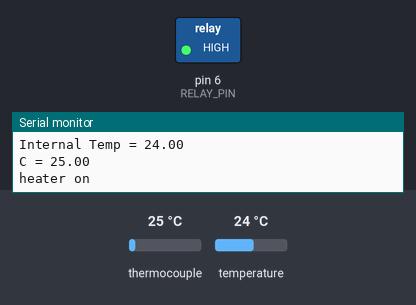
The sketch below on a simulated Arduino Uno, built with avr-gcc and run on an emulated ATmega328P. On the bench: switched loads named in the sketch (green lamp = pin HIGH), the last lines printed to the serial monitor. The inputs (shaded band) are chosen by the test bench; at power-on: thermocouple 25 °C, temperature 24 °C.

Above: at 1.7 s.
1.8 s: thermocouple set to 237 °C
3.7 s: thermocouple set to 244 °C
At 4.8 s:
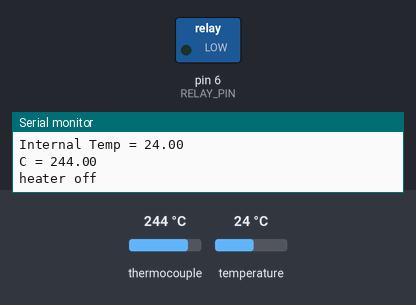
7.0 s: thermocouple set to 6 °C
At 8.5 s:
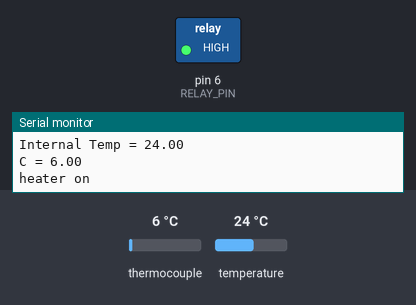
9.0 s: thermocouple set to 294 °C
At 10.2 s:
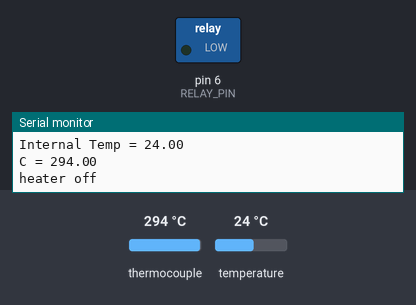
Timing chart, 0 to 12.0 s (numbered marks = the images above; inputs shaded):
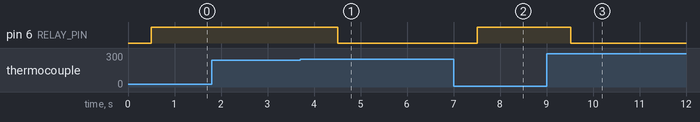

Measured:
- the behaviour switches between 240 and 241 °C on thermocouple (found by bisection; images 0 and 1)
- after the input at 3.7 s, pin 6 (RELAY_PIN): HIGH → LOW after 0.81 s
- after the input at 7.0 s, pin 6 (RELAY_PIN): LOW → HIGH after 0.52 s
- after the input at 9.0 s, pin 6 (RELAY_PIN): HIGH → LOW after 0.52 s

The sketch:

PCBHeater.ino
```cpp
#include <SPI.h>
#include "Adafruit_MAX31855.h"

#define DO   9
#define CS   8
#define CLK  7
#define RELAY_PIN 6

#define HEATER_OFF_TEMP 240

Adafruit_MAX31855 thermocouple(CLK, CS, DO);

void setup() {
  pinMode(RELAY_PIN, OUTPUT);
  Serial.begin(115200);

  Serial.println("start PCB heater");
  delay(500);
}

void loop() {
  Serial.print("Internal Temp = ");
  Serial.println(thermocouple.readInternal());

  double c = thermocouple.readCelsius();
  if (isnan(c)) {
    Serial.println("Something wrong with thermocouple!");
  } else {
    Serial.print("C = ");
    Serial.println(c);
  }

  if ( c > HEATER_OFF_TEMP ) {
    digitalWrite(RELAY_PIN, LOW);
    Serial.println("heater off");
  } else {
    digitalWrite(RELAY_PIN, HIGH);
    Serial.println("heater on");
  }

   delay(1000);
}
```
